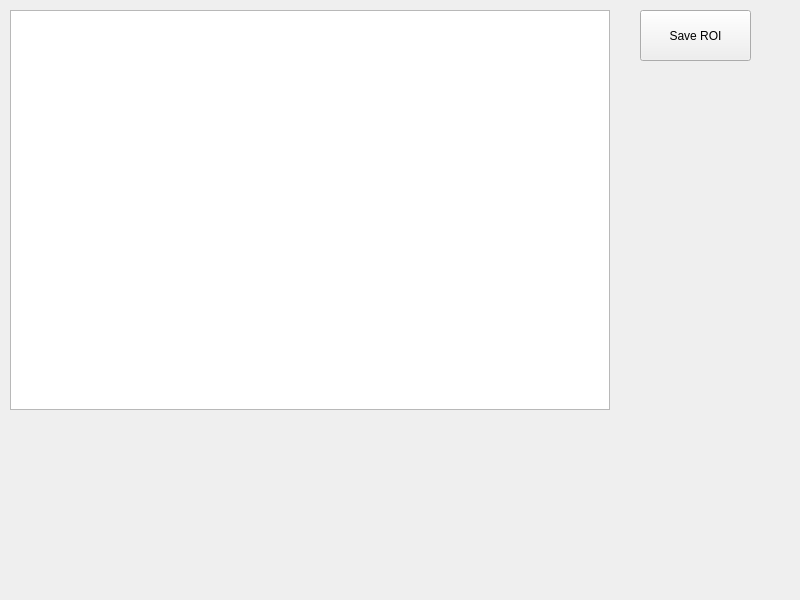
<?xml version="1.0" encoding="UTF-8"?>
<ui version="4.0">
 <class>MyCam</class>
 <widget class="QMainWindow" name="MyCam">
  <property name="geometry">
   <rect>
    <x>0</x>
    <y>0</y>
    <width>800</width>
    <height>600</height>
   </rect>
  </property>
  <property name="windowTitle">
   <string>MyCam</string>
  </property>
  <widget class="QWidget" name="centralWidget">
   <widget class="QPushButton" name="pushButton">
    <property name="geometry">
     <rect>
      <x>640</x>
      <y>10</y>
      <width>111</width>
      <height>51</height>
     </rect>
    </property>
    <property name="text">
     <string>Save ROI</string>
    </property>
   </widget>
   <widget class="QGraphicsView" name="graphicsView">
    <property name="geometry">
     <rect>
      <x>10</x>
      <y>10</y>
      <width>600</width>
      <height>400</height>
     </rect>
    </property>
   </widget>
  </widget>
 </widget>
 <layoutdefault spacing="6" margin="11"/>
 <resources/>
 <connections/>
</ui>
